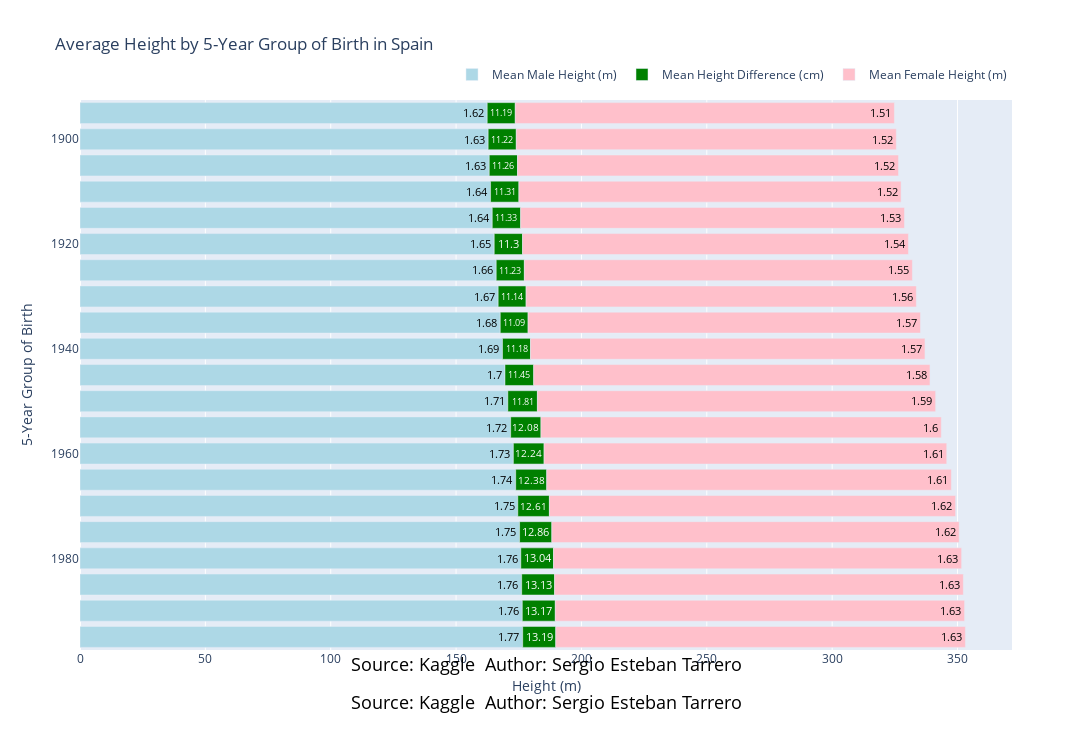

The notebook cell this image was saved under:
### Code cell
diverging_chart_five_year_horizontal = go.Figure()

# Hombres
diverging_chart_five_year_horizontal.add_trace(go.Bar(
    y=five_year_grouped['FiveYearGroup'],
    x=-five_year_grouped['Mean male height (cm)'],
    orientation='h',
    name='Mean Male Height (m)',
    marker_color='lightblue',
    text=(-five_year_grouped['Mean male height (cm)']/100).round(2),
    textposition='inside',
    insidetextfont=dict(color='black', size=34) 
))


# Diferencia
diverging_chart_five_year_horizontal.add_trace(go.Bar(
    y=five_year_grouped['FiveYearGroup'],
    x=five_year_grouped['Height Difference (cm)'],
    orientation='h',
    name='Mean Height Difference (cm)',
    marker_color='green',  
    text=five_year_grouped['Height Difference (cm)'].round(2),
    textposition='inside',
    insidetextfont=dict(color='white', size=34) 
))


# Mujeres
diverging_chart_five_year_horizontal.add_trace(go.Bar(
    y=five_year_grouped['FiveYearGroup'],
    x=five_year_grouped['Mean female height (cm)'],
    orientation='h',
    name='Mean Female Height (m)',
    marker_color='pink',
    text=(five_year_grouped['Mean female height (cm)']/100).round(2),
    textposition='inside',
    insidetextfont=dict(color='black', size=34)
))


# Anotaciones
diverging_chart_five_year_horizontal.update_layout(
    title='Average Height by 5-Year Group of Birth in Spain',
    barmode='relative',
    height=730,
    width=1450,
    yaxis=dict(
        title='5-Year Group of Birth',
        autorange='reversed' 
    ),
    xaxis=dict(title='Height (m)'),
    legend=dict(
        orientation='h',
        yanchor='bottom',
        y=1.02,
        xanchor='right',
        x=1
    ),
    annotations=[
        dict(
            x=0.5, 
            y=-0.12, 
            xref='paper',  
            yref='paper',
            showarrow=False,
            text="Source: Kaggle",
            font=dict(size=18, color="black"),
            align="center"
        ),
        dict(
            x=0.5, 
            y=-0.05, 
            xref='paper',  
            yref='paper',
            showarrow=False,
            text="Author: Sergio Esteban Tarrero",
            font=dict(size=18, color="black"),
            align="center"
        )
    ]
)

diverging_chart_five_year_horizontal

### Figure 1 — Plotly figure (JSON) as saved in the notebook; plotly's stock layout.template omitted (floating-point values rounded to 4 significant figures)
{"data": [{"insidetextfont": {"color": "black", "size": 34}, "marker": {"color": "lightblue"}, "name": "Mean Male Height (m)", "orientation": "h", "text": [1.62, 1.63, 1.63, 1.64, 1.64, 1.65, 1.66, 1.67, 1.68, 1.69, 1.7, 1.71, 1.72, 1.73, 1.74, 1.75, 1.75, 1.76, 1.76, 1.76, 1.77], "textposition": "inside", "type": "bar", "x": [162.4, 162.8, 163.2, 163.8, 164.4, 165.2, 166.0, 166.8, 167.6, 168.5, 169.5, 170.6, 171.8, 172.8, 173.8, 174.6, 175.3, 175.8, 176.2, 176.4, 176.6], "y": [1895, 1900, 1905, 1910, 1915, 1920, 1925, 1930, 1935, 1940, 1945, 1950, 1955, 1960, 1965, 1970, 1975, 1980, 1985, 1990, 1995]}, {"insidetextfont": {"color": "white", "size": 34}, "marker": {"color": "green"}, "name": "Mean Height Difference (cm)", "orientation": "h", "text": [11.19, 11.22, 11.26, 11.31, 11.33, 11.3, 11.23, 11.14, 11.09, 11.18, 11.45, 11.81, 12.08, 12.24, 12.38, 12.61, 12.86, 13.04, 13.13, 13.17, 13.19], "textposition": "inside", "type": "bar", "x": [11.19, 11.22, 11.26, 11.31, 11.33, 11.3, 11.23, 11.14, 11.09, 11.18, 11.45, 11.81, 12.08, 12.24, 12.38, 12.61, 12.86, 13.04, 13.13, 13.17, 13.19], "y": [1895, 1900, 1905, 1910, 1915, 1920, 1925, 1930, 1935, 1940, 1945, 1950, 1955, 1960, 1965, 1970, 1975, 1980, 1985, 1990, 1995]}, {"insidetextfont": {"color": "black", "size": 34}, "marker": {"color": "pink"}, "name": "Mean Female Height (m)", "orientation": "h", "text": [1.51, 1.52, 1.52, 1.52, 1.53, 1.54, 1.55, 1.56, 1.57, 1.57, 1.58, 1.59, 1.6, 1.61, 1.61, 1.62, 1.62, 1.63, 1.63, 1.63, 1.63], "textposition": "inside", "type": "bar", "x": [151.2, 151.6, 152.0, 152.4, 153.1, 153.9, 154.8, 155.7, 156.5, 157.3, 158.1, 158.8, 159.7, 160.6, 161.4, 162.0, 162.5, 162.8, 163.0, 163.2, 163.4], "y": [1895, 1900, 1905, 1910, 1915, 1920, 1925, 1930, 1935, 1940, 1945, 1950, 1955, 1960, 1965, 1970, 1975, 1980, 1985, 1990, 1995]}], "layout": {"annotations": [{"align": "center", "font": {"color": "black", "size": 18}, "showarrow": false, "text": "Source: Kaggle\n Author: Sergio Esteban Tarrero", "x": 0.5, "xref": "paper", "y": -0.12, "yref": "paper"}, {"align": "center", "font": {"color": "black", "size": 18}, "showarrow": false, "text": "Source: Kaggle\n Author: Sergio Esteban Tarrero", "x": 0.5, "xref": "paper", "y": -0.05, "yref": "paper"}], "barmode": "relative", "height": 730, "legend": {"orientation": "h", "x": 1, "xanchor": "right", "y": 1.02, "yanchor": "bottom"}, "title": {"text": "Average Height by 5-Year Group of Birth in Spain"}, "width": 1450, "xaxis": {"title": {"text": "Height (m)"}}, "yaxis": {"autorange": "reversed", "title": {"text": "5-Year Group of Birth"}}}}
